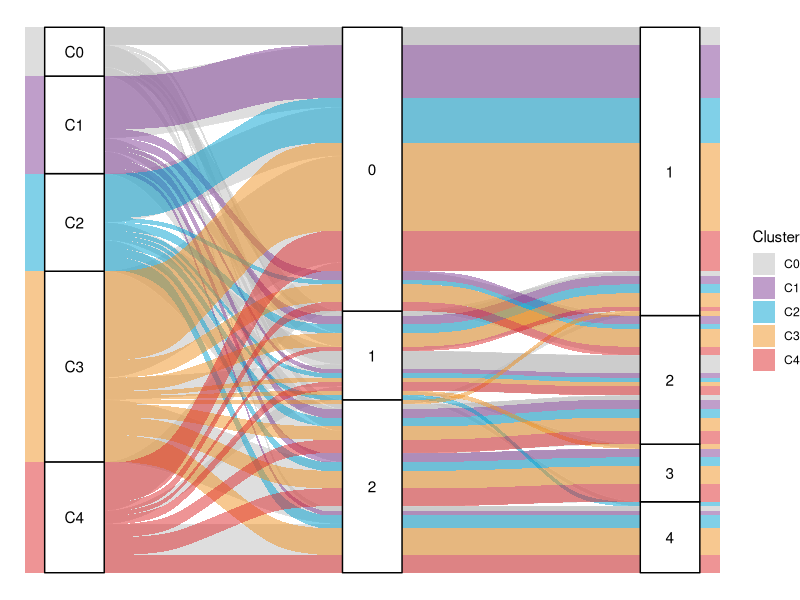

Generate this figure with R:
library(ggplot2)
library(ggalluvial)
library(readxl)
library(dplyr)
df <- read_excel("prognostic_sankey.xlsx")
LIHCData <- group_by(df,Cluster,PINK.score,IPI.score) %>% summarise(., count = n())


ggplot(as.data.frame(LIHCData),
       aes(axis1 = Cluster, axis2 = PINK.score, axis3 = IPI.score,
           y= count)) +
  geom_flow(width = 0.2,
            curve_type = "sine",
            alpha = 0.5,
            color = 'white',
            size = 0.1)+
  scale_x_discrete(limits = c("Cluster", "PINK.score", "IPI.score"), expand = c(.1, .05)) +
  geom_alluvium(aes(fill = Cluster)) + 
  geom_stratum(width = 0.20)+
  geom_text(stat = "stratum", aes(label = after_stat(stratum)))+ 
  #theme_minimal() 
  scale_fill_manual(values = c("#bcbcbc","#803c96","#00a1d1","#f09121","#dd292a"))+ 
  theme_void() 
  #ggtitle("Sankey-diagram of the clinical characteristics and molecular subtypes")


